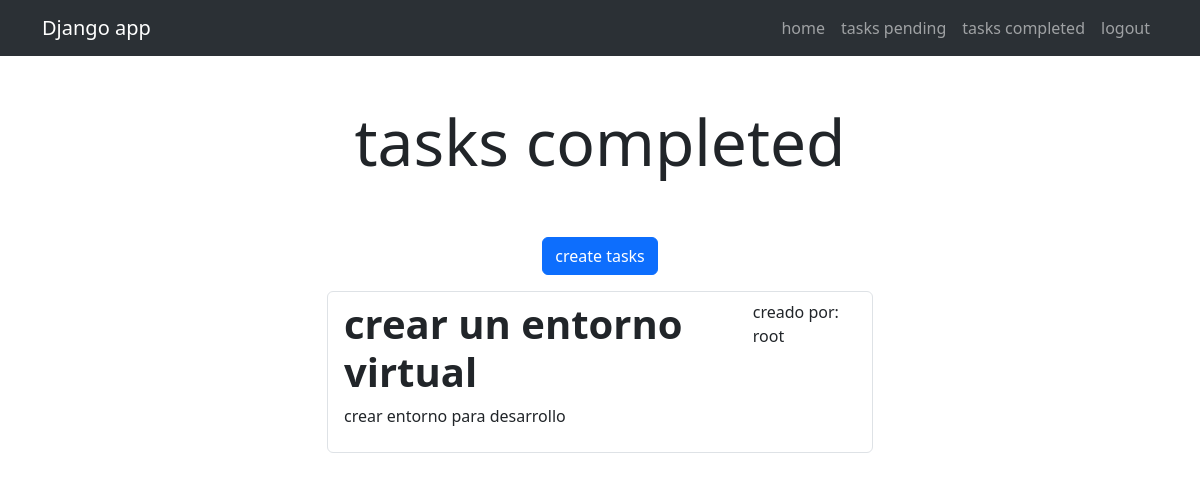
The app's page /tasks_completed/ (signed in), older data.
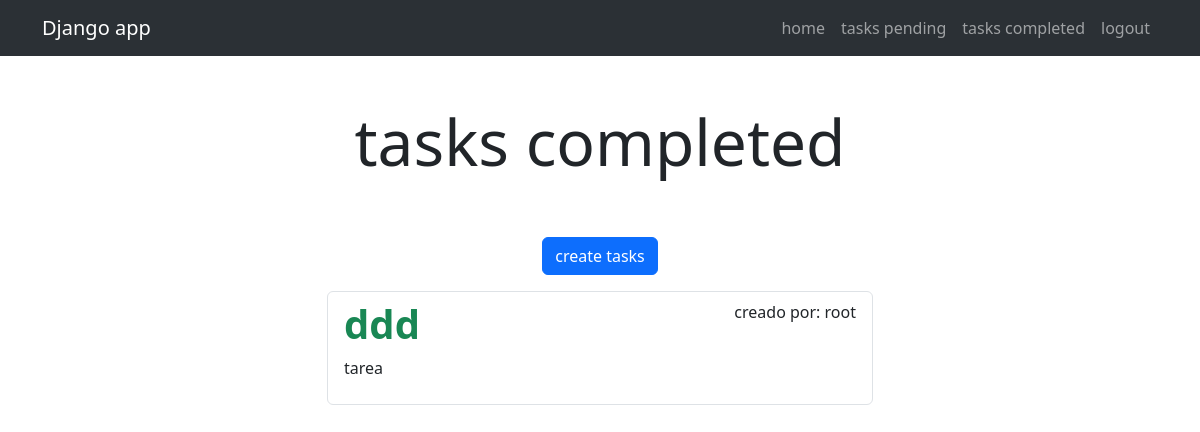
The same page, newer data.
### tasks/models.py (models this page shows, shortened)
class Task(models.Model):
    title = models.CharField(max_length=200)
    description = models.TextField(blank=True)
    created = models.DateTimeField(auto_now_add=True)
    datecompleted = models.DateTimeField(null=True, blank=True)
    important = models.BooleanField(default=False)
    user = models.ForeignKey(User, on_delete=models.CASCADE)

### tasks/views.py (the view)
# urls.py: path("tasks_completed/", views.tasks_completed, name="tasks_completed"),
@login_required
def tasks_completed(request):
    tasks = Task.objects.filter(
        user=request.user, datecompleted__isnull=False
    ).order_by("-datecompleted")
    return render(request, "tasks.html", {"tasks": tasks, "title": "tasks completed"})

### tasks/templates/tasks.html
{% extends "layouts/base.html"%} {% block content%}
<main class="container">
  <div class="row">
    <div class="col-md-6 offset-md-3">
      <h1 class="text-center display-3 py-5">{{title}}</h1>
      <div class="d-flex justify-content-center mb-3">
        <a class="btn btn-primary" href="{% url 'create_task'%}">
          create tasks</a
        >
      </div>
      <ul class="list-group">
        {% for task in tasks%}
        <a class="list-group-item" href="{% url 'task_detail' task.id %}">
          <header class="d-flex justify-content-between">
            {%if task.important%}
            <h1 class="fw-bold text-success">{{task.title}}</h1>
            {% else %}
            <h1 class="fw-bold">{{task.title}}</h1>
            {% endif %}
            <p>creado por: {{task.user.username}}</p>
          </header>
          <p>{{task.description}}</p>
        </a>
        {% endfor%}
      </ul>
    </div>
  </div>
</main>
{% endblock %}

### tasks/templates/layouts/base.html (shortened to what this page needs)
<!doctype html>
<html lang="en">
  <head>
    <link
      href="https://cdn.jsdelivr.net/npm/bootstrap@5.3.8/dist/css/bootstrap.min.css"
      rel="stylesheet"
    />
  </head>
  <body>
    <nav class="navbar navbar-expand-lg bg-body-tertiary" data-bs-theme="dark">
      <div class="container">
        <a class="navbar-brand" href="{% url 'home'%}">Django app</a>
        <div class="collapse navbar-collapse" id="navbarNav">
          <ul class="navbar-nav ms-auto">
            <li class="nav-item"><a class="nav-link" href="{% url 'home'%}">home</a></li>
            {% if user.is_authenticated %}
            <li class="nav-item"><a class="nav-link" href="{% url 'tasks'%}">tasks pending</a></li>
            <li class="nav-item"><a class="nav-link" href="{% url 'tasks_completed'%}">tasks completed</a></li>
            <li class="nav-item"><a class="nav-link" href="{% url 'logout'%}">logout</a></li>
            {% else %}
            <li class="nav-item"><a class="nav-link" href="{% url 'signin'%}">signin</a></li>
            <li class="nav-item"><a class="nav-link" href="{% url 'signup'%}">signup</a></li>
            {% endif %}
          </ul>
        </div>
      </div>
    </nav>
    {% block content %} {% endblock %}
  </body>
</html>

Row changes from the older to the newer data that the page shows:
removed Task: title "crear un entorno virtual", user.username "root", description "crear entorno para desarrollo"
now on this page (row edited): Task: title "ddd", user.username "root", description "tarea"
